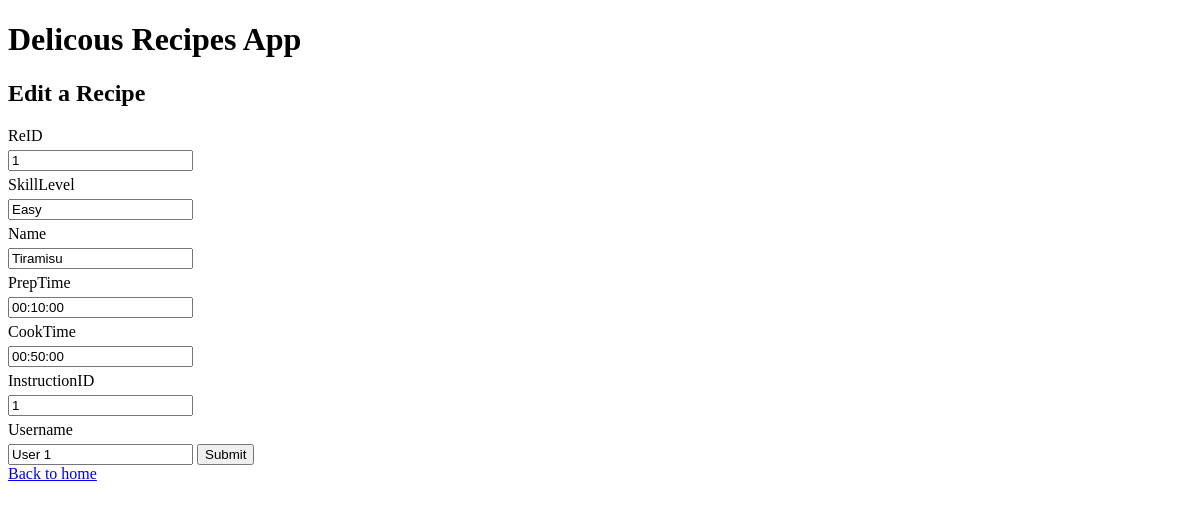
The app's page /update-single.php?ReID=1 with its own data.
### tables this page shows
CREATE TABLE Recipe (
ReID INTEGER AUTO_INCREMENT PRIMARY KEY,
SkillLevel CHAR(20),
Name VARCHAR(100) NOT NULL,
PrepTime TIME(0) NOT NULL,
CookTime TIME(0) NOT NULL,
InstructionID INTEGER UNIQUE NOT NULL,
Username CHAR(20) NOT NULL,
FOREIGN KEY (PrepTime, CookTime) REFERENCES RecipeTime (PrepTime, CookTime)
		ON DELETE NO ACTION
		ON UPDATE CASCADE,
FOREIGN KEY (InstructionID) REFERENCES Instruction(InsID)
	ON DELETE CASCADE
	ON UPDATE NO ACTION,
FOREIGN KEY (Username) REFERENCES BookUser (Username)
	ON DELETE CASCADE
	ON UPDATE CASCADE
);

### common.php (called while the page is built)
<?php
function escape($html) {
  return htmlspecialchars($html, ENT_QUOTES | ENT_SUBSTITUTE, "UTF-8");
}
?>

### update-single.php (the view, shortened to what this page needs)
<?php
require "./config.php";
require "./common.php";
if (isset($_GET['ReID'])) {
  try {
    $connection = new PDO($dsn, $username, $password, $options);
    $ReID = $_GET['ReID'];
    $sql = "SELECT * FROM Recipe WHERE ReID = :ReID";
    $statement = $connection->prepare($sql);
    $statement->bindValue(':ReID', $ReID);
    $statement->execute();
    $user = $statement->fetch(PDO::FETCH_ASSOC);
  } catch(PDOException $error) {
      echo $sql . "<br>" . $error->getMessage();
  }
} else {
    echo "Something went wrong!";
    exit;
}
?>
<?php require "templates/header.php"; ?>
<h2>Edit a Recipe</h2>
<form method="post">
    <?php foreach ($user as $key => $value) : ?>
      <label for="<?php echo $key; ?>"><?php echo ucfirst($key); ?></label>
      <input type="text" name="<?php echo $key; ?>" ReID="<?php echo $key; ?>" value="<?php echo escape($value); ?>" <?php echo ($key === 'ReID' ? 'readonly' : null); ?>>
    <?php endforeach; ?>
    <input type="submit" name="submit" value="Submit">
</form>
<a href="index.php">Back to home</a>
<?php require "templates/footer.php"; ?>

### css/style.css (style rules this page uses)
label { display: block; margin: 5px 0; }

### records on screen
recipe: ReID "1", SkillLevel "Easy", Name "Tiramisu", PrepTime "00:10:00", CookTime "00:50:00", InstructionID "1", Username "User 1"

### other values on screen
$key "ReID"
$key "SkillLevel"
$key "Name"
$key "PrepTime"
$key "CookTime"
$key "InstructionID"
$key "Username"
